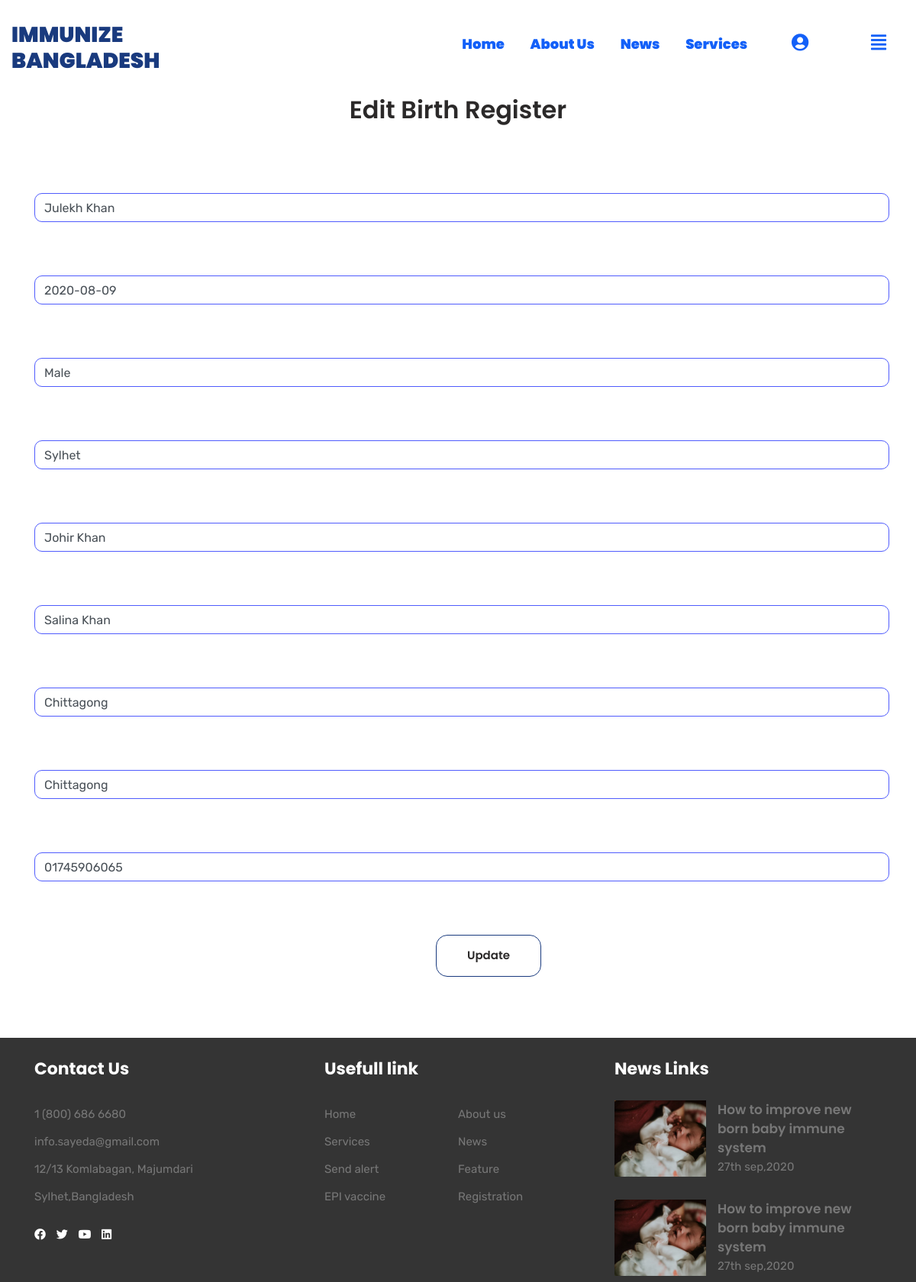
/crud/editData/5, run on the app's committed database.
### tables this page shows
CREATE TABLE `tbl_birth_register` (
  `br_id` int(11) NOT NULL,
  `full_name` varchar(250) NOT NULL,
  `d_o_b` date NOT NULL,
  `gender` varchar(50) NOT NULL,
  `p_o_b` varchar(100) NOT NULL,
  `f_name` varchar(100) NOT NULL,
  `m_name` varchar(100) NOT NULL,
  `permanent_addr` varchar(250) NOT NULL,
  `present_addr` varchar(250) NOT NULL,
  `mo_number` varchar(60) NOT NULL
);

### application/controllers/Crud.php (called while the page is built, shortened)
<?php
class Crud extends CI_Controller {
	public function editData($si){
		$this->load->view('templates/header');
		$this->load->model('crud_model');
		$data['singleData']=$this->crud_model->getsingleData($si);
		$this->load->view('edit_view',$data);
		$this->load->view('templates/footer');
	}
}

### index.php (called while the page is built, shortened)
<?php
require_once BASEPATH.'core/CodeIgniter.php';

### application/models/Crud_model.php (called while the page is built, shortened)
<?php
class Crud_model extends CI_Model {
    public function getsingleData($si){
        $this->db->where('br_id',$si);
        $query=$this->db->get('tbl_birth_register');
        if($query){
            return $query->row();
        }
    }
}
?>

### application/views/edit_view.php (the view)
<div class="reg-area text-center mb ">
  <div class="container">
    <div class="row">
      <div class="col-xl-12">
        <div class="reg-title text-center">
            <h3>Edit Birth Register</h3>
        </div>
      </div>
    </div>
     <div class="reg-form">
     <form method="post" action="<?php echo base_url(); ?>Crud/update/<?php echo $singleData->br_id; ?>">
          <div class="reg-input">
              <input type="text" class="form-control" name="fullname"  value="<?php echo $singleData->full_name; ?>" >
              <input type="text" class="form-control" name="dob"  value="<?php echo $singleData->d_o_b; ?>">
              <input type="text" class="form-control" name="gender" value="<?php echo $singleData->gender; ?>">
              <input type="text" class="form-control" name="pob" value="<?php echo $singleData->p_o_b; ?>">
              <input type="text" class="form-control" name="fname" value="<?php echo $singleData->f_name; ?>">
              <input type="text" class="form-control" name="mname" value="<?php echo $singleData->m_name; ?>">
              <input type="text" class="form-control" name="peraddr" value="<?php echo $singleData->permanent_addr; ?>">
              <input type="text" class="form-control" name="preaddr" value="<?php echo $singleData->present_addr; ?>">
              <input type="text" class="form-control" name="monumber" value="<?php echo $singleData->mo_number; ?>">
          </div>
            <button type="submit" name ="edit" value="update" class="btn reg-btn" >Update</button>
      </form>
     </div>
  </div>
</div>

### assets/css/style.css (style rules this page uses)
body { font-family: 'Rubik', sans-serif; font-size: 15px; line-height:25px ; font-weight: 400; }
h1,h2,h3,h4,h5,h6 { font-family: 'Poppins', sans-serif; font-weight: 600; color: #2b2929; }
.btn { border: 1px solid #193a7e; padding: 15px 40px; color: #2b2929; border-radius: 15px; font-family:Poppins; font-weight: 600; font-size: 15px; }
.mb { margin-bottom: 80px; }
.reg-area { margin-top: 110px; }
.reg-title { margin-bottom: 20px; }
.reg-title h3 { font-size: 32px; font-weight: 600; color: #2b2929; margin-top: 15px; }
.reg-form { padding-top: 70px; }
.reg-form input { margin-bottom: 70px; border-radius: 10px; border-color:#505cfd; width: 550px; }
.reg-form input::placeholder { color: #000; }
.reg-form .reg-btn { margin-left: 80px; }
.reg-input input { width: 1120px; }

### data on the page
tbl_birth_register: fullname "Julekh Khan", dob "2020-08-09", gender "Male", pob "Sylhet", fname "Johir Khan", mname "Salina Khan", peraddr "Chittagong", preaddr "Chittagong", monumber "01745906065"
